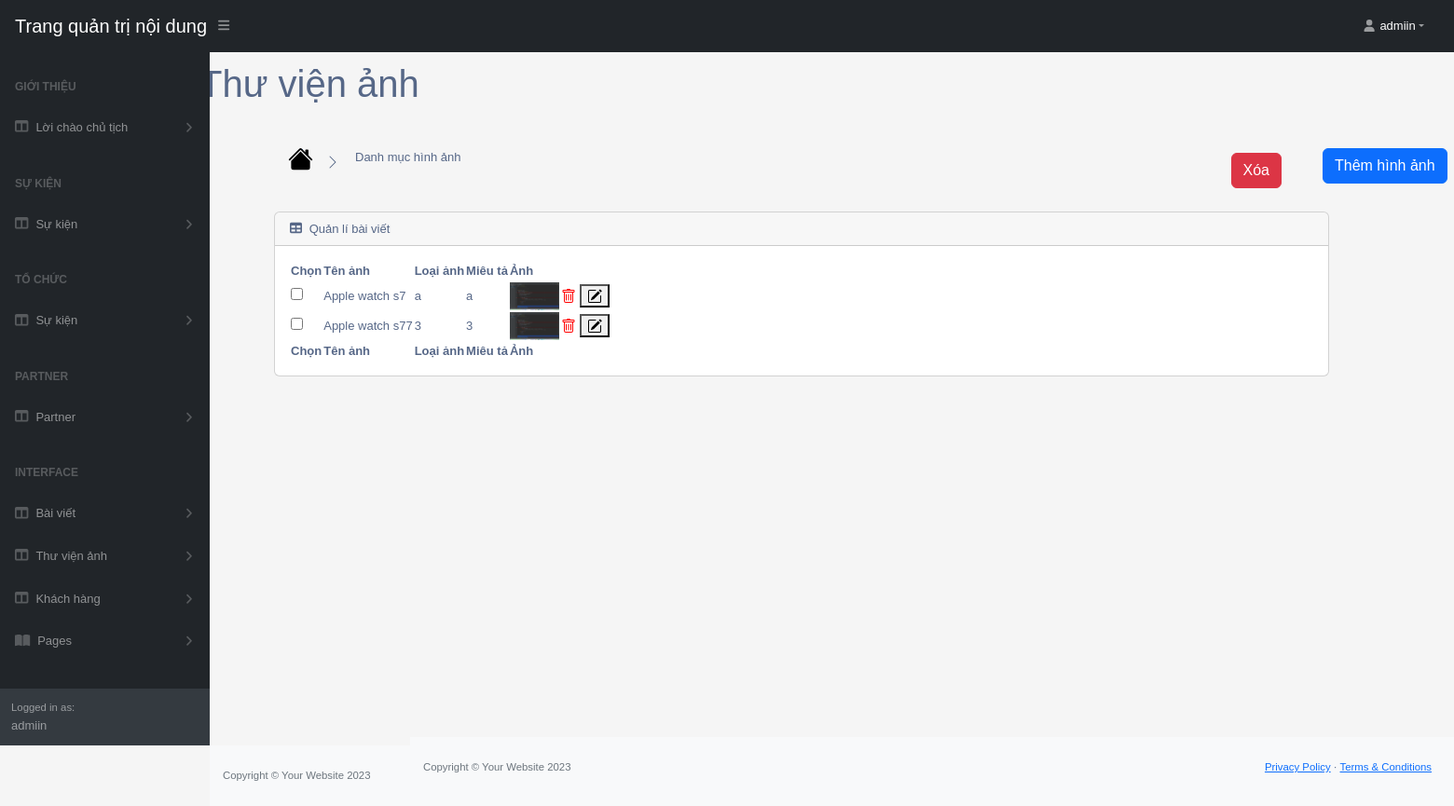
Screenshot of /photo/list/ (signed in) with the database file from the repository.
### app/models.py (models this page shows, shortened)
class Photo(models.Model):
    name = models.CharField(max_length=200, null=True)
    category = models.CharField(max_length=200, null=True)
    description = models.CharField(max_length=200, null=True, blank=True)
    image = models.ImageField(null=True, blank=True)
    @property
    def ImageURL(self):
        try:
            url = self.image.url
        except:
            url = ''
        return url

### app/views_photo.py (the view, shortened to what this page needs)
def table(request):
    if request.user.is_authenticated:
        photos = Photo.objects.all()
        return render(request, 'app/tables_photo.html', {'photos': photos})
    return render(request, 'app/tables_photo.html', {'photos': None})

### app/templates/app/tables_photo.html (shortened to what this page needs)
{% extends 'app/base.html' %}
{% load static %}
    {% block table %}
    <div class="container-fluid px-0 mt-0">
        <nav class="sb-topnav navbar navbar-expand navbar-dark bg-dark">
            <a class="navbar-brand ps-3" href="{% url '' %}">Trang quản trị nội dung</a>
            <button class="btn btn-link btn-sm order-1 order-lg-0 me-4 me-lg-0" id="sidebarToggle" href="#!"><i class="fas fa-bars"></i></button>
            <ul class="navbar-nav ms-auto ms-md-0 me-3 me-lg-4">
                <li class="nav-item dropdown">
                    <a class="nav-link dropdown-toggle" id="navbarDropdown" href="#" role="button" data-bs-toggle="dropdown" aria-expanded="false" ><i class="fas fa-user fa-fw" style="transform: translate(-3px, 0px);"></i><span style="color: white; transform: translate(18px, 16px);">{{request.user}}</span></a>
                </li>
            </ul>
        </nav>
        <div id="layoutSidenav">
            <div id="layoutSidenav_nav">
                <nav class="sb-sidenav accordion sb-sidenav-dark" id="sidenavAccordion">
                    <div class="sb-sidenav-menu">
                        <div class="nav">
                            <div class="sb-sidenav-menu-heading">Giới thiệu</div>
                            <a class="nav-link collapsed" href="#" data-bs-toggle="collapse" data-bs-target="#collapseLayout1" aria-expanded="false" aria-controls="collapseLayout1">
                                <div class="sb-nav-link-icon"><i class="fas fa-columns"></i></div>
                                Lời chào chủ tịch
                                <div class="sb-sidenav-collapse-arrow"><i class="fas fa-angle-down"></i></div>
                            </a>
                        <div class="sb-sidenav-menu-heading">Sự kiện</div>
                            <a class="nav-link collapsed" href="#" data-bs-toggle="collapse" data-bs-target="#collapseLayout2" aria-expanded="false" aria-controls="collapseLayout2">
                                <div class="sb-nav-link-icon"><i class="fas fa-columns"></i></div>
                                Sự kiện
                                <div class="sb-sidenav-collapse-arrow"><i class="fas fa-angle-down"></i></div>
                            </a>
                            <div class="sb-sidenav-menu-heading">Tổ chức</div>
                            <a class="nav-link collapsed" href="#" data-bs-toggle="collapse" data-bs-target="#collapseLayout3" aria-expanded="false" aria-controls="collapseLayout3">
                                <div class="sb-nav-link-icon"><i class="fas fa-columns"></i></div>
                                Sự kiện
                                <div class="sb-sidenav-collapse-arrow"><i class="fas fa-angle-down"></i></div>
                            </a>
                            <div class="sb-sidenav-menu-heading">Partner</div>
                            <a class="nav-link collapsed" href="#" data-bs-toggle="collapse" data-bs-target="#collapseLayout4" aria-expanded="false" aria-controls="collapseLayout4">
                                <div class="sb-nav-link-icon"><i class="fas fa-columns"></i></div>
                                Partner
                                <div class="sb-sidenav-collapse-arrow"><i class="fas fa-angle-down"></i></div>
                            </a>
                            <div class="sb-sidenav-menu-heading">Interface</div>
                            <a class="nav-link collapsed" href="#" data-bs-toggle="collapse" data-bs-target="#collapseLayout" aria-expanded="false" aria-controls="collapseLayout">
                                <div class="sb-nav-link-icon"><i class="fas fa-columns"></i></div>
                                Bài viết
                                <div class="sb-sidenav-collapse-arrow"><i class="fas fa-angle-down"></i></div>
                            </a>
                            <a class="nav-link collapsed" href="#" data-bs-toggle="collapse" data-bs-target="#collapseLayouts" aria-expanded="false" aria-controls="collapseLayouts">
                                <div class="sb-nav-link-icon"><i class="fas fa-columns"></i></div>
                                Thư viện ảnh
                                <div class="sb-sidenav-collapse-arrow"><i class="fas fa-angle-down"></i></div>
                            </a>
                            <a class="nav-link collapsed" href="#" data-bs-toggle="collapse" data-bs-target="#collapseLayoutss" aria-expanded="false" aria-controls="collapseLayoutss">
                                <div class="sb-nav-link-icon"><i class="fas fa-columns"></i></div>
                                Khách hàng
                                <div class="sb-sidenav-collapse-arrow"><i class="fas fa-angle-down"></i></div>
                            </a>
                            <a class="nav-link collapsed" href="#" data-bs-toggle="collapse" data-bs-target="#collapsePages" aria-expanded="false" aria-controls="collapsePages">
                                <div class="sb-nav-link-icon"><i class="fas fa-book-open"></i></div>
                                Pages
                                <div class="sb-sidenav-collapse-arrow"><i class="fas fa-angle-down"></i></div>
                            </a>
                        </div>
                    </div>
                    <div class="sb-sidenav-footer" style="visibility: {{user_login}}">
                        <div class="small">Logged in as:</div>
                        {{request.user}}
                    </div>
                </nav>
            </div>
            <div id="layoutSidenav_content">
                <main style="transform: translate(-130px, -50px);">
                <div class="container-fluid px-1">
                    <div class="container-fluid" id="myDiv">
                        <h1 class="mt-4" style="transform: translate(-80px, -20px);">Thư viện ảnh</h1>
                    <a href="{% url '' %}">
                    </a>
                    <a class="dropdown-item" href="{% url '' %}" style="transform: translate(87px, -10px);">Danh mục hình ảnh</a>
                        <a href="{% url 'photo' %}">
                            <button type="button" class="btn btn-primary" style="transform: translate(1125px, -30px);">Thêm hình ảnh</button>
                        </a>
                        <div class="card mb-4">
                            <div class="card-header">
                                <i class="fas fa-table me-1"></i>
                                Quản lí bài viết
                            </div>
                            <div class="card-body">
                                <form method="post" action="{% url 'list_photo' %}">
                                <table id="datatablesSimple">
                                    <thead>
                                        <tr>
                                            <th>Chọn</th>
                                            <th>Tên ảnh</th>
                                            <th>Loại ảnh</th>
                                            <th>Miêu tả</th>
                                            <th>Ảnh</th>
                                            <th></th>
                                        </tr>
                                    </thead>
                                    <tfoot>
                                        <tr>
                                            <th>Chọn</th>
                                            <th>Tên ảnh</th>
                                            <th>Loại ảnh</th>
                                            <th>Miêu tả</th>
                                            <th>Ảnh</th>
                                            <th></th>
                                        </tr>
                                    </tfoot>
                                    <tbody>
                                        {% for photo in photos %}
                                        <tr>
                                          <td>
                                              <input name="delete_id" type="checkbox" value="{{ photo.id }}">
                                          </td>
                                          <td>{{ photo.name }}</td>
                                          <td>{{ photo.category }}</td>
                                          <td>{{ photo.description }}</td>
                                          <td>
                                                <img src="{{ photo.ImageURL }}" alt="{{ photo.name }}" height="30px">
                                          </td>
                                            <td>
                                        <button type="submit" name="delete_id" value="{{ photo.id }}" class="delete-button">
                                        </button>
                                        <button type="submit" name="edit_id" value="{{ photo.id }}" class="edit-button">
                                        </button>
                                          </td>
                                        </tr>
                                        {% endfor %}
                                      </tbody>
                                </table>
                                    <button type="submit" class="btn btn-danger" id="deleteButton" style="position: fixed;  top: 101.5px; right: 55px;">Xóa</button>
                                </form>
                            </div>
                        </div>
                    </div>
                    </div>
                </main>
                <footer class="py-4 bg-light mt-auto">
                    <div class="container-fluid px-4">
                        <div class="d-flex align-items-center justify-content-between small">
                            <div class="text-muted">Copyright &copy; Your Website 2023</div>
                            <div>
                                <a href="#">Privacy Policy</a>
                                &middot;
                                <a href="#">Terms &amp; Conditions</a>
                            </div>
                        </div>
                    </div>
                </footer>
            </div>
        </div>
        </div>
    {% endblock table %}

### rows the page displays
Photo: name "Apple watch s7", category "a", description "a", ImageURL (picture), {{ photo.id }} 23 (drawn)
Photo: name "Apple watch s77", category "3", description "3", ImageURL (picture), {{ photo.id }} 24 (drawn)

### other values shown
{{ request.user }} "admiin"
